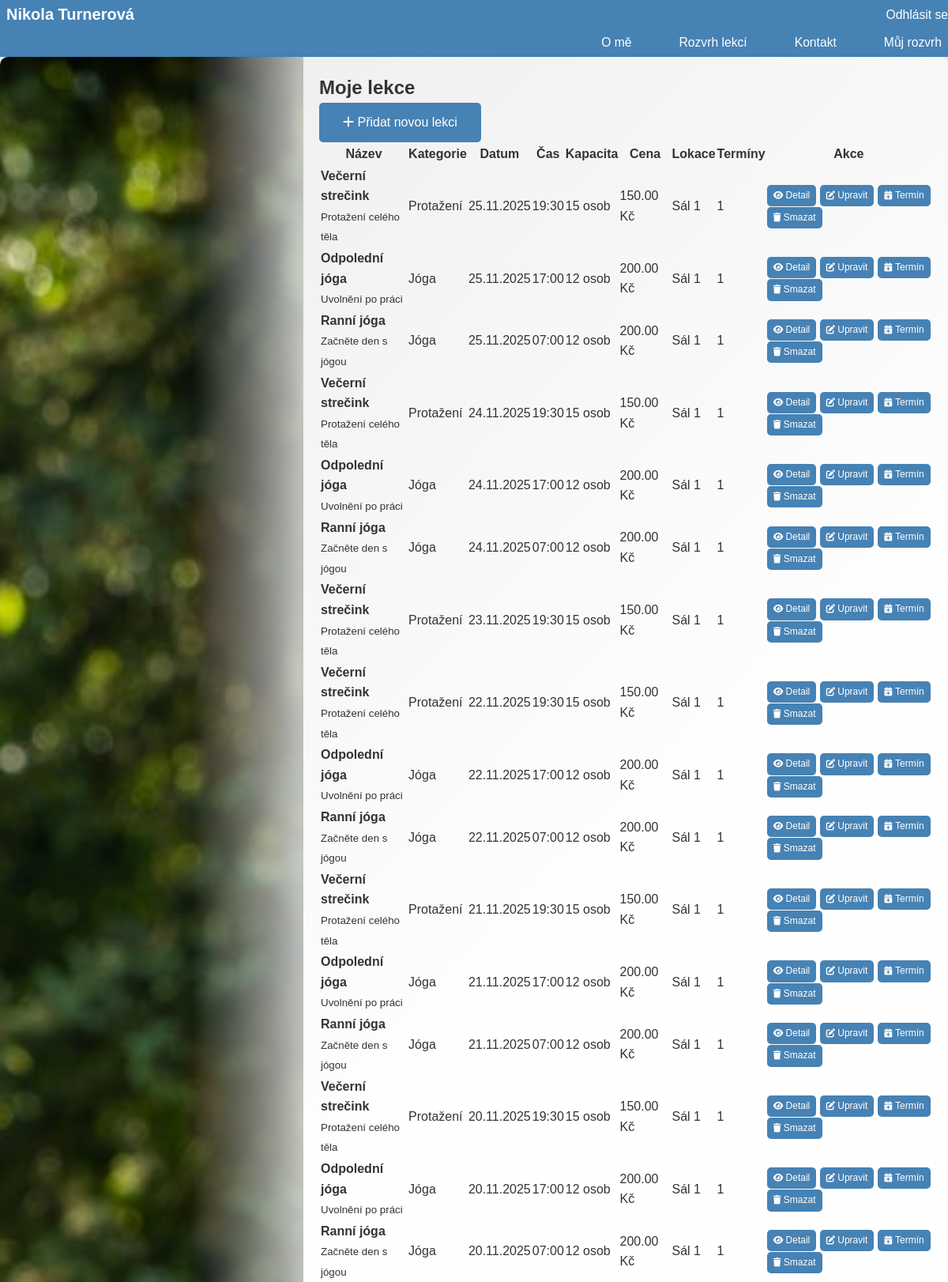
Page /bookings/instructor/lessons/ (signed in, upper part) on the committed database.
### bookings/models.py (models this page shows, shortened)
class Lesson(models.Model):
    instructor = models.ForeignKey(
        settings.AUTH_USER_MODEL,
        on_delete=models.CASCADE,
        related_name='instructor_lessons',
        limit_choices_to={'user_type': 'instructor'}
    )
    title = models.CharField(max_length=200)
    description = models.TextField(blank=True)
    price = models.DecimalField(max_digits=10, decimal_places=2)
    duration = models.IntegerField(help_text="Délka lekce v minutách")
    capacity = models.IntegerField(help_text="Maximální počet účastníků")
    date = models.DateField(help_text="Datum konání lekce", default=timezone.now)
    start_time = models.TimeField(help_text="Čas začátku lekce", default="09:00")
    location = models.CharField(max_length=200, help_text="Místo konání lekce", default="Fitness centrum")
    category = models.ForeignKey(
        Category,
        on_delete=models.SET_NULL,
        null=True,
        blank=True,
        related_name='lessons',
        verbose_name='Kategorie'
    )

class Category(models.Model):
    name = models.CharField(max_length=100, unique=True, verbose_name='Název kategorie')
    slug = models.SlugField(max_length=100, unique=True, blank=True, verbose_name='Slug (URL)')
    description = models.TextField(blank=True, verbose_name='Popis')
    order = models.IntegerField(default=0, verbose_name='Pořadí', help_text='Nižší číslo = dříve v seznamu')
    class Meta:
        ordering = ['order', 'name']
        verbose_name = 'Kategorie'
        verbose_name_plural = 'Kategorie'

### bookings/views.py (the view)
# urls.py: path('instructor/lessons/', views.InstructorLessonListView.as_view(), name='instructor_lessons'),
class InstructorLessonListView(InstructorRequiredMixin, ListView):
    model = Lesson
    template_name = 'bookings/instructor_lesson_list.html'
    context_object_name = 'lessons'
    def get_queryset(self):
        return Lesson.objects.filter(instructor=self.request.user).order_by('-date', '-start_time')

### accounts/models.py (called while the page is built)
    @property
    def is_instructor(self) -> bool:
        return self.user_type == 'instructor'

### bookings/views.py (called while the page is built)
    def test_func(self):
        return self.request.user.is_authenticated and self.request.user.user_type == 'instructor'

### templates/bookings/instructor_lesson_list.html (shortened to what this page needs)
{% extends 'base.html' %}
{% load static %}
{% block content %}
<div class="container mt-5">
    <div class="row">
        <div class="col-md-12">
            <div class="d-flex justify-content-between align-items-center mb-4">
                <h2>Moje lekce</h2>
                <a href="{% url 'bookings:lesson_create' %}" class="btn btn-primary">
                    <i class="fas fa-plus"></i> Přidat novou lekci
                </a>
            </div>
            {% if lessons %}
            <div class="table-responsive">
                <table class="table table-striped table-hover">
                    <thead class="table-dark">
                        <tr>
                            <th>Název</th>
                            <th>Kategorie</th>
                            <th>Datum</th>
                            <th>Čas</th>
                            <th>Kapacita</th>
                            <th>Cena</th>
                            <th>Lokace</th>
                            <th>Termíny</th>
                            <th>Akce</th>
                        </tr>
                    </thead>
                    <tbody>
                        {% for lesson in lessons %}
                        <tr>
                            <td>
                                <strong>{{ lesson.title }}</strong>
                                {% if lesson.description %}
                                <br><small class="text-muted">{{ lesson.description|truncatewords:10 }}</small>
                                {% endif %}
                            </td>
                            <td>
                                {% if lesson.category %}
                                <span class="badge bg-info">{{ lesson.category.name }}</span>
                                {% else %}
                                <span class="badge bg-secondary">Nezařazeno</span>
                                {% endif %}
                            </td>
                            <td>{{ lesson.date|date:"d.m.Y" }}</td>
                            <td>{{ lesson.start_time|time:"H:i" }}</td>
                            <td>{{ lesson.capacity }} osob</td>
                            <td>{{ lesson.price }} Kč</td>
                            <td>{{ lesson.location|default:"—" }}</td>
                            <td>
                                <span class="badge bg-primary">{{ lesson.timeslot_set.count }}</span>
                            </td>
                            <td>
                                <div class="action-buttons">
                                    <a href="{% url 'bookings:instructor_lesson_detail' lesson.pk %}"
                                       class="btn btn-outline-info"
                                       title="Detail lekce">
                                        <i class="fas fa-eye"></i> Detail
                                    </a>
                                    <a href="{% url 'bookings:lesson_edit' lesson.pk %}"
                                       class="btn btn-outline-warning"
                                       title="Upravit">
                                        <i class="fas fa-edit"></i> Upravit
                                    </a>
                                    <a href="{% url 'bookings:timeslot_add' lesson.pk %}"
                                       class="btn btn-outline-success"
                                       title="Přidat termín">
                                        <i class="fas fa-calendar-plus"></i> Termín
                                    </a>
                                    <a href="{% url 'bookings:lesson_delete' lesson.pk %}"
                                       class="btn btn-outline-danger"
                                       title="Smazat">
                                        <i class="fas fa-trash"></i> Smazat
                                    </a>
                                </div>
                            </td>
                        </tr>
                        {% endfor %}
                    </tbody>
                </table>
            </div>
            {% else %}
            <div class="alert alert-info">
                <h5><i class="fas fa-info-circle"></i> Zatím nemáte žádné lekce</h5>
                <p>Klikněte na tlačítko "Přidat novou lekci" pro vytvoření první lekce.</p>
            </div>
            {% endif %}
        </div>
    </div>
</div>
{% endblock %}

### static/css/style.css (style rules this page uses)
* { margin: 0; padding: 0; box-sizing: border-box; }
:root { --header-h: 72px; --footer-h: 40px; }
html, body { height: 100%; margin: 0; }
body { font-family: 'Poppins', sans-serif; color: #333; line-height: 1.6; min-height: 100vh; background-color: #f0f0f0; padding: 0; overflow: hidden; }
.btn { display: inline-block; padding: 12px 30px; background-color: #4682b4;; color: white; text-decoration: none; border-radius: 5px; font-weight: 500; transition: background-color 0.3s; }

### templates/bookings/instructor_lesson_list.html (style rules this page uses)
.action-buttons .btn { font-size: 0.75rem; padding: 0.25rem 0.5rem; white-space: nowrap; }
.action-buttons .btn i { font-size: 0.7rem; }

### rows in the picture
Lesson: title "Večerní strečink", description "Protažení celého těla", category.name "Protažení", date "25.11.2025", start_time "19:30", capacity "15", price "150.00", location "Sál 1", timeslot_set.count "1"
Lesson: title "Odpolední jóga", description "Uvolnění po práci", category.name "Jóga", date "25.11.2025", start_time "17:00", capacity "12", price "200.00", location "Sál 1", timeslot_set.count "1"
Lesson: title "Ranní jóga", description "Začněte den s jógou", category.name "Jóga", date "25.11.2025", start_time "07:00", capacity "12", price "200.00", location "Sál 1", timeslot_set.count "1"
Lesson: title "Večerní strečink", description "Protažení celého těla", category.name "Protažení", date "24.11.2025", start_time "19:30", capacity "15", price "150.00", location "Sál 1", timeslot_set.count "1"
Lesson: title "Odpolední jóga", description "Uvolnění po práci", category.name "Jóga", date "24.11.2025", start_time "17:00", capacity "12", price "200.00", location "Sál 1", timeslot_set.count "1"
Lesson: title "Ranní jóga", description "Začněte den s jógou", category.name "Jóga", date "24.11.2025", start_time "07:00", capacity "12", price "200.00", location "Sál 1", timeslot_set.count "1"
Lesson: title "Večerní strečink", description "Protažení celého těla", category.name "Protažení", date "23.11.2025", start_time "19:30", capacity "15", price "150.00", location "Sál 1", timeslot_set.count "1"
Lesson: title "Večerní strečink", description "Protažení celého těla", category.name "Protažení", date "22.11.2025", start_time "19:30", capacity "15", price "150.00", location "Sál 1", timeslot_set.count "1"
Lesson: title "Odpolední jóga", description "Uvolnění po práci", category.name "Jóga", date "22.11.2025", start_time "17:00", capacity "12", price "200.00", location "Sál 1", timeslot_set.count "1"
Lesson: title "Ranní jóga", description "Začněte den s jógou", category.name "Jóga", date "22.11.2025", start_time "07:00", capacity "12", price "200.00", location "Sál 1", timeslot_set.count "1"
Lesson: title "Večerní strečink", description "Protažení celého těla", category.name "Protažení", date "21.11.2025", start_time "19:30", capacity "15", price "150.00", location "Sál 1", timeslot_set.count "1"
Lesson: title "Odpolední jóga", description "Uvolnění po práci", category.name "Jóga", date "21.11.2025", start_time "17:00", capacity "12", price "200.00", location "Sál 1", timeslot_set.count "1"
Lesson: title "Ranní jóga", description "Začněte den s jógou", category.name "Jóga", date "21.11.2025", start_time "07:00", capacity "12", price "200.00", location "Sál 1", timeslot_set.count "1"
Lesson: title "Večerní strečink", description "Protažení celého těla", category.name "Protažení", date "20.11.2025", start_time "19:30", capacity "15", price "150.00", location "Sál 1", timeslot_set.count "1"
Lesson: title "Odpolední jóga", description "Uvolnění po práci", category.name "Jóga", date "20.11.2025", start_time "17:00", capacity "12", price "200.00", location "Sál 1", timeslot_set.count "1"
Lesson: title "Ranní jóga", description "Začněte den s jógou", category.name "Jóga", date "20.11.2025", start_time "07:00", capacity "12", price "200.00", location "Sál 1", timeslot_set.count "1"
